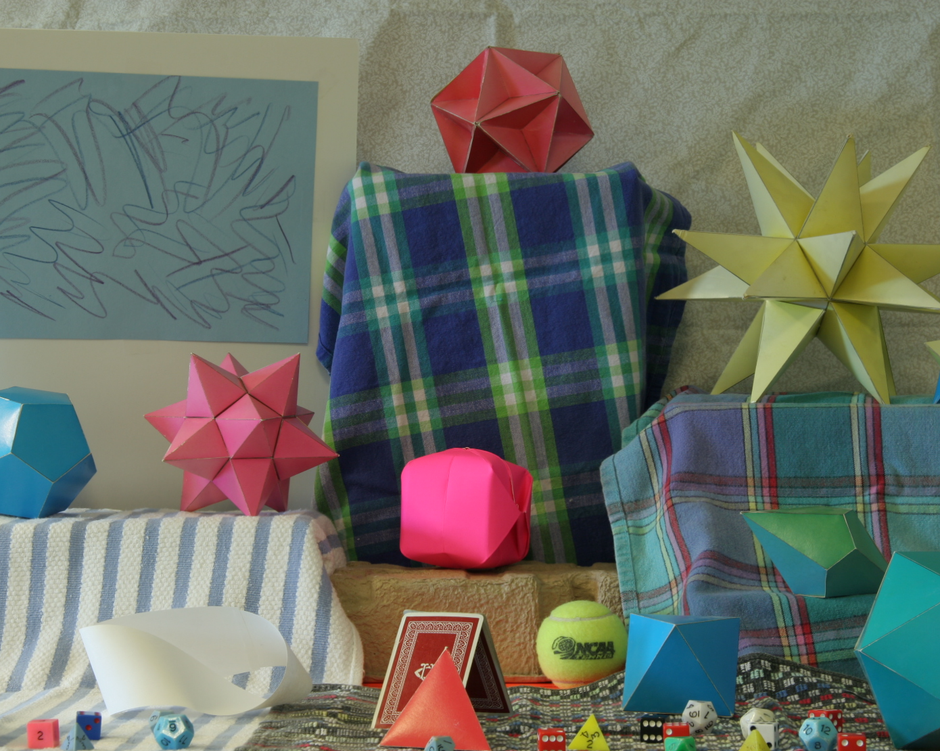
#> input picture MP5/part2_data/moebius1.png, 940 x 751 px, shrunk from 1390 x 1110 before the run
$ python Liang_Huey-Chii_a5_p2.py
#> lines starting #> are read from the running program, lines starting #| are printed output that depends on the picture
# -*- coding: utf-8 -*-
"""
Created on Mon Dec 11 16:44:24 2023
@author: liang
"""
import time
import numpy as np
from PIL import Image
from tqdm import tqdm
import matplotlib.pyplot as plt

def SSD(mtx1, mtx2):
    ssd = np.sum(np.square(mtx1 - mtx2))
    return ssd

def SAD(mtx1, mtx2):
    sad = np.sum(np.abs(mtx1 - mtx2))
    return sad

def NCC(mtx1, mtx2):
    mtx1_norm = (mtx1 - np.mean(mtx1)).astype(np.float32)
    mtx2_norm = (mtx2 - np.mean(mtx2)).astype(np.float32)
    ncc = np.sum(mtx1_norm * mtx2_norm) / ((np.sqrt(np.sum(mtx1_norm**2)) * np.sqrt(np.sum(mtx2_norm**2))) + 1e-9)
    return ncc

def calc_disparity(img_L, img_R, window_size, search_range, func):
    start_time = time.time()
    function = {'SSD': SSD, 'SAD': SAD, 'NCC': NCC}
    disp_mtx = []
    for row in tqdm(range(img_L.shape[0] - window_size)):
        disparity = []
        for col1 in range(img_L.shape[1] - window_size):
            mtx1 = img_L[row:(row + window_size), col1:(col1 + window_size)].flatten()
            init = 0 if col1 < search_range else col1 - search_range
            scores = []
            for col2 in range(col1, init-1, -1):
                mtx2 = img_R[row:(row + window_size), col2:(col2 + window_size)].flatten()
                scores.append(function[func](mtx1, mtx2))
            if func == 'NCC':
                disparity.append(np.argmax(scores))
            else:
                disparity.append(np.argmin(scores))
        disp_mtx.append(disparity)
    disp_mtx = np.array(disp_mtx)
    end_time = time.time()
    runtime = end_time - start_time
    print('Elapsed Time: ' + str(runtime) + ' s')
    return disp_mtx, round(runtime,2)

# filename = 'tsukuba'
filename = 'moebius'

window_size = 75
search_range = 55
function = 'SSD'
# function = 'SAD'
# function = 'NCC'

img_L_path = './part2_data/' + filename + '1.png'
img_R_path = './part2_data/' + filename + '2.png'
img_L = np.array(Image.open(img_L_path).convert('L'), dtype='int64')
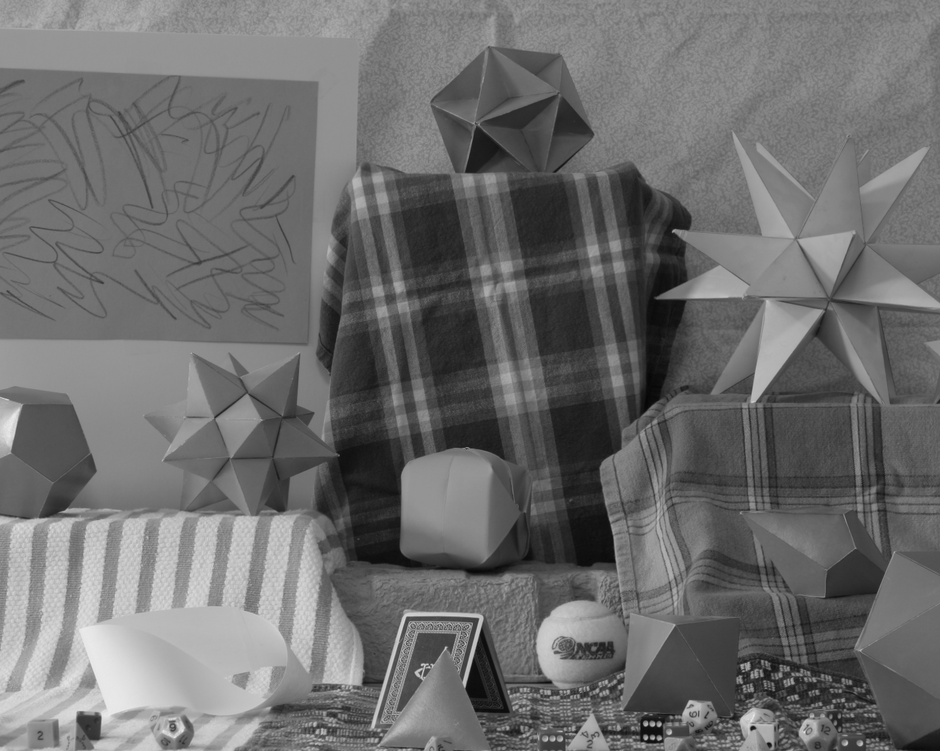
#> img_L: shape (751, 940) int64; min 6, max 236, mean 109.2
img_R = np.array(Image.open(img_R_path).convert('L'), dtype='int64')
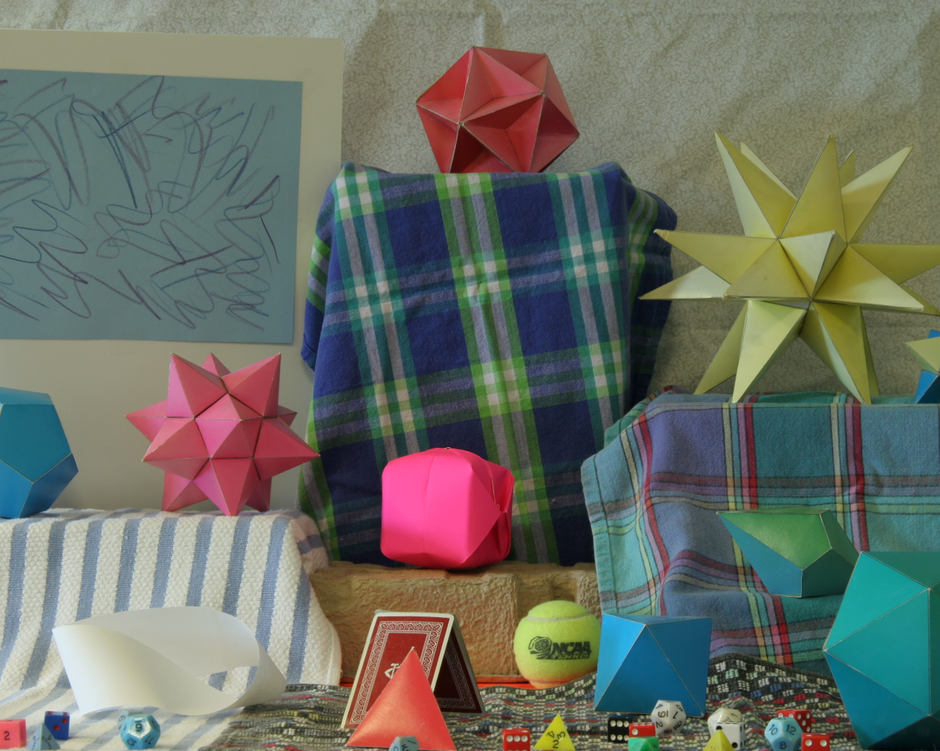
#> input picture MP5/part2_data/moebius2.png, 940 x 751 px, shrunk from 1390 x 1110 before the run
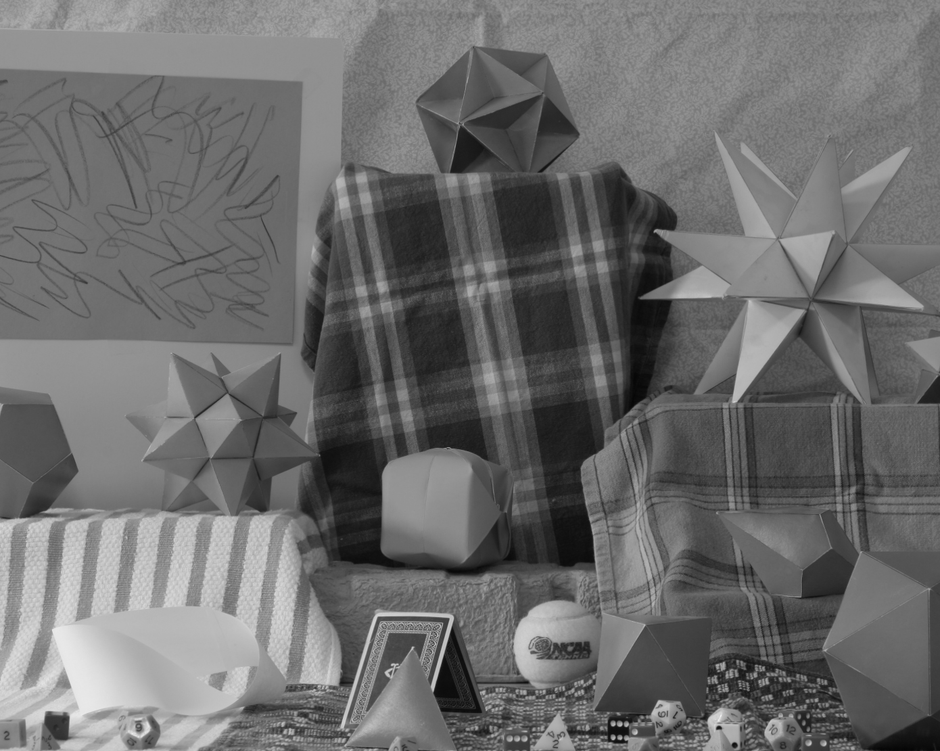
#> img_R: shape (751, 940) int64; min 5, max 237, mean 108.2
disp_mtx, runtime = calc_disparity(img_L, img_R, window_size, search_range, function)
#> (the run stopped early here; a loop or call above may not have finished)
